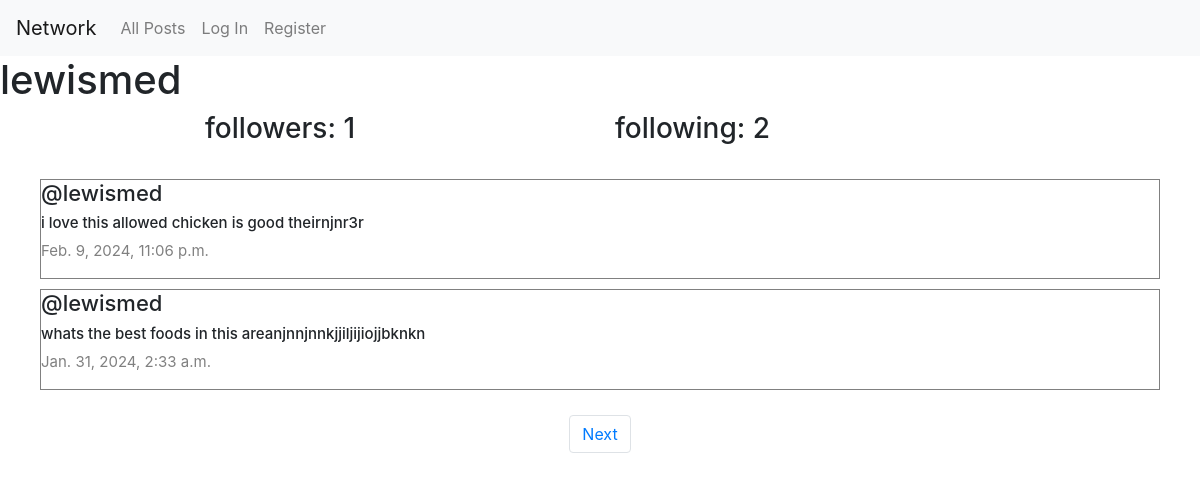
The page /profile/2 on the database its author committed.
### network/models.py (models this page shows, shortened)
class User(AbstractUser):
    pass

class Post(models.Model):
    content=models.CharField(max_length=140)
    user=models.ForeignKey(User,on_delete=models.CASCADE,related_name="author")
    date=models.DateTimeField(auto_now_add=True)

### network/views.py (the view)
# urls.py: path('profile/<int:user_id>',views.profile,name='profile'),
def profile(request,user_id):
     user=User.objects.get(pk=user_id)
     allPosts=Post.objects.filter(user=user).order_by("id").reverse()
     following= Follow.objects.filter(user=user)
     followers=Follow.objects.filter(user_follower=user)
     try:
         checkFollow=followers.filter(user=User.objects.get(pk=request.user.id))
         if len(checkFollow) !=0:
             isFollowing=True
         else:
             isFollowing =False
     except:
         isFollowing= False
     paginator=Paginator(allPosts,2)
     page_number= request.GET.get('page')
     posts_of_the_page=paginator.get_page(page_number)
     return render(request, "network/profile.html",{
        "allPosts":allPosts,
        "posts_of_the_page":posts_of_the_page,
        "username":user.username,
        'following':following,
        "followers":followers,
        "isFollowing":isFollowing,
        "user_profile":user
    })

### network/templates/network/profile.html (shortened to what this page needs)
{% extends "network/layout.html" %}
{% block body %}
<h1>{{ username }}</h1>
<div class="contianer">
<div class="row d-flex justify-content-center">
    <h3 class="col-4"> followers: {{followers.count}}</h3>
    <h3 class="col-4"> following: {{following.count}}</h3>
    </div>
</div>
<div class="all-posts" >
    {% for post in posts_of_the_page %}
    <div class="post" style="margin: 5px 20px; border:0.1px solid gray; display: flex;
    justify-content: center;
    flex-direction:column;
    box-sizing: border-box;">
<h5 class="username">@{{ post.user }}</h5>
<h6 class="content" id="content_{{post.id}}" >{{ post.content }}</h6>
 <p class="date"> {{ post.date }}</p>
</div>
    {% endfor %}
</div>
<nav aria-label="Page navigation example">
    <ul class="pagination d-flex justify-content-center">
      {% if posts_of_the_page.has_next %}
      <li class="page-item"><a class="page-link" href="?page={{ posts_of_the_page.next_page_number }}">Next</a></li>
        {% endif %}
    </ul>
  </nav>
{% endblock %}

### network/static/network/styles.css (style rules this page uses)
.all-posts { display: flex; justify-content: flex-start; flex-direction: column; margin: 20px; }
.content { font-size: 15px; }
.username { font-size: 22px; }
.date { color:gray; font-size: 15px; }

### rows shown on the page
User: username "lewismed"
Post: user "lewismed", content "i love this allowed chicken is good theirnjnr3r", date "Feb. 9, 2024, 11:06 p.m."
Post: user "lewismed", content "whats the best foods in this areanjnnjnnkjjiljijiojjbknkn", date "Jan. 31, 2024, 2:33 a.m."

### other values the page prints
{{ followers.count }} "1"
{{ following.count }} "2"
